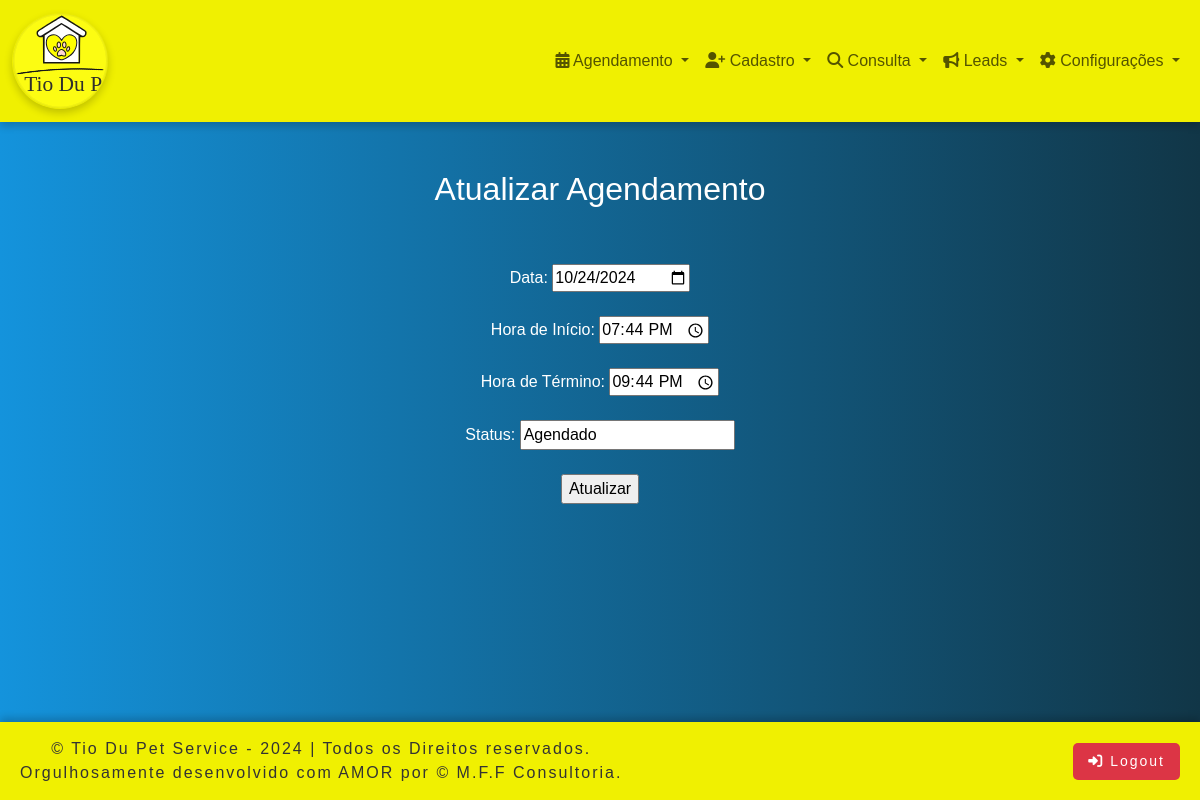
Page /office/calendar_atualizar_agenda.php?id=12 (signed in) on the committed database.
### tables this page shows
CREATE TABLE `agendamento` (
  `id` int(11) NOT NULL,
  `pet_id` int(11) NOT NULL,
  `foto_pet` varchar(255) NOT NULL,
  `cliente_id` int(11) NOT NULL,
  `servico_id` int(11) DEFAULT NULL,
  `veterinario_id` int(11) DEFAULT NULL,
  `hora_inicio` time NOT NULL,
  `hora_fim` time NOT NULL,
  `data` date NOT NULL,
  `status` varchar(20) NOT NULL DEFAULT 'Agendado',
  `observacoes` text DEFAULT NULL
);

### office/calendar_atualizar_agenda.php (the view, shortened to what this page needs)
<?php
include 'office_header.php';
?>
<head>
</head>
</html>
<?php
require_once("conexaoAction.php");
if (isset($_GET['id'])) {
    $agendamento_id = $_GET['id'];
    $sql = "SELECT * FROM agendamento WHERE id = $agendamento_id";
    $result = $conexao->query($sql);
    $agendamento = $result->fetch_assoc();
}
?>
<h2>Atualizar Agendamento</h2>
<form method="post">
    <br></br>
    <label for="data">Data:</label>
    <input type="date" name="data" value="<?= $agendamento['data'] ?>" required>
    <br></br>
    <label for="hora_inicio">Hora de Início:</label>
    <input type="time" name="hora_inicio" value="<?= $agendamento['hora_inicio'] ?>" required>
    <br></br>
    <label for="hora_fim">Hora de Término:</label>
    <input type="time" name="hora_fim" value="<?= $agendamento['hora_fim'] ?>" required>
    <br></br>
    <label for="status">Status:</label>
    <input type="text" name="status" value="<?= $agendamento['status'] ?>" required>
    <br></br>
    <input type="submit" value="Atualizar">
</form>
<?php
include 'footer.php';
?>

### office/office_header.php (style rules this page uses)
body { background: linear-gradient(to right, rgb(20, 147, 220), rgb(17, 54, 71)); margin: 0; font-family: sans-serif; font-size: 1rem; }

### office/calendar_atualizar_agenda.php (style rules this page uses)
body { background: linear-gradient(to right, rgb(20, 147, 220), rgb(17, 54, 71)); color: white; text-align: center; }

### office/footer.php (style rules this page uses)
body, html { height: 100%; display: flex; flex-direction: column; margin: 0; }

### rows in the picture
agendamento: data "10/24/2024", hora_inicio "19:44:00", hora_fim "21:44:00", status "Agendado"
